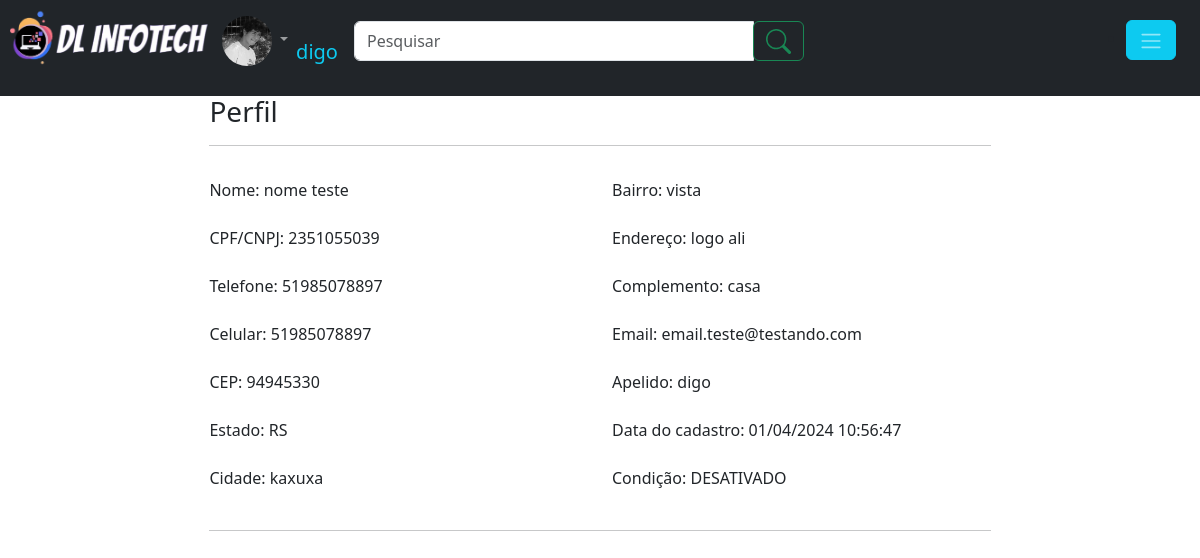
Before: /usuario/perfil.php (signed in) with the older database file.
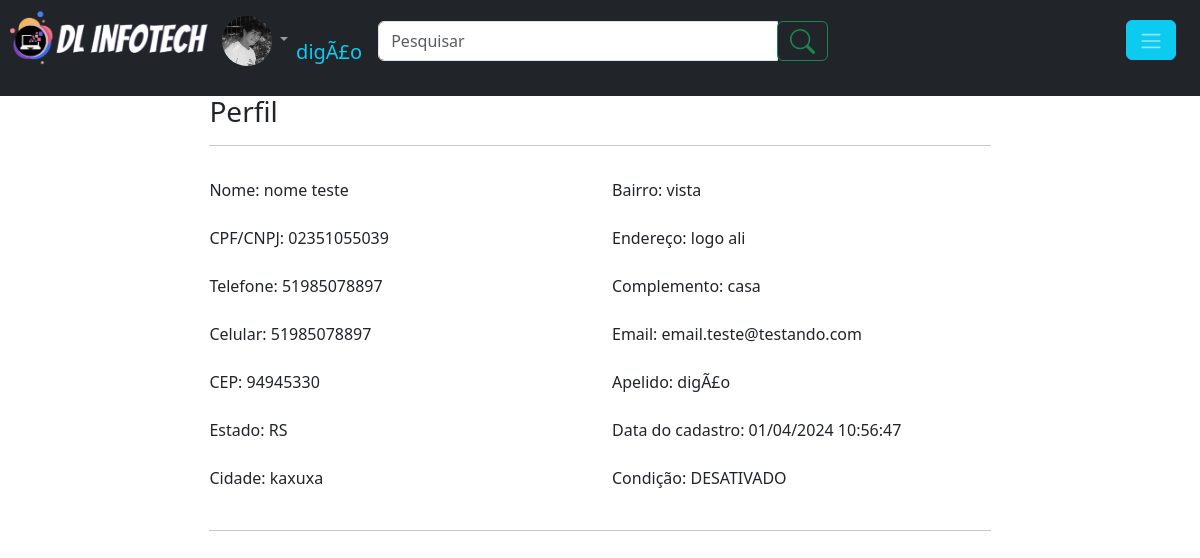
After: the same page with the newer database file.
### tables this page shows
CREATE TABLE `usuarios` (
  `id_usuario` int(11) NOT NULL,
  `nome` varchar(150) NOT NULL,
  `CPF` varchar(14) NOT NULL,
  `telefone` varchar(14) NOT NULL,
  `celular` varchar(14) NOT NULL,
  `CEP` varchar(9) NOT NULL,
  `UF` varchar(30) NOT NULL,
  `cidade` varchar(100) NOT NULL,
  `bairro` varchar(100) NOT NULL,
  `logradouro` varchar(120) NOT NULL,
  `complemento` varchar(60) NOT NULL,
  `email` varchar(100) NOT NULL,
  `senha` varchar(100) NOT NULL,
  `foto` varchar(40) NOT NULL,
  `apelido` varchar(100) NOT NULL,
  `data_entrada` datetime NOT NULL,
  `status` int(1) NOT NULL
);

### verifica_session.php (called while the page is built, shortened)
<?php
if(empty($_SESSION['id_usuario'])){
	$logado = 0;
	session_destroy();
	}else{
	$logado = 1;
        $foto = $_SESSION['foto'];
        $apelido = $_SESSION['apelido'];
	}
?>

### usuario/perfil.php (the view)
<?php
require_once("../verifica_session.php");
require_once("cabecalho.php");
if(!empty($_GET['mensagem'])){
echo '<h3 class="alert alert-secondary text-center" style="margin-top:95px">'.$_GET['mensagem'].'</h3>';
 echo '<div class="container" > <div style="width: 70%;margin:auto;"><h3 >Perfil</h3>' ;}else{
   echo '<div class="container" > <div style="width: 70%;margin:auto;"><h3 style="margin-top:95px">Perfil</h3>';
}
if(!empty($_SESSION['id_usuario'])){
    $sql= 'SELECT * FROM usuarios WHERE id_usuario= ?';
    $consulta = $conexao->prepare($sql);
    $consulta->execute(array($id_usuario));
    $dado = $consulta->fetch(PDO::FETCH_ASSOC);
    $data = DateTime::createFromFormat('Y-m-d H:i:s',$dado['data_entrada'] );
    $data1 = $data->format('d/m/Y H:i:s');
    if($dado['status'] > 0){
        $status = 'ATIVO';
    }else{
        $status = 'DESATIVADO';
        }
}
?>
    <hr/>
<?php
    echo '<form action="#"  method="post" class="">
            <div class="row">
            <div class="col" >
            <div class="mb-3 mt-3">
            <label  class="form-label">Nome:</label>
            <label class="form-label">'.$dado['nome'].'</label>
            </div>
                <div class="mb-3 mt-3">
            <label  class="form-label">CPF/CNPJ:</label>
            <label class="form-label">'.$dado['CPF'].'</label>
            </div>
                <div class="mb-3 mt-3">
            <label  class="form-label">Telefone:</label>
            <label  class="form-label">'.$dado['telefone'].'</label>
            </div>
                <div class="mb-3 mt-3">
            <label  class="form-label">Celular:</label>
            <label  class="form-label">'.$dado['celular'].'</label>
            </div>
                  <div class="mb-3 mt-3">
            <label  class="form-label">CEP:</label>
            <label  class="form-label">'.$dado['CEP'].'</label>
            </div>
                  <div class="mb-3 mt-3">
            <label  class="form-label">Estado:</label>
            <label  class="form-label">'.$dado['UF'].'</label>
            </div>
            <div class="mb-3 mt-3">
            <label  class="form-label">Cidade:</label>
            <label  class="form-label">'.$dado['cidade'].'</label>
            </div>
            </div>
            <div class="col">
            <div class="mb-3 mt-3">
            <label  class="form-label">Bairro:</label>
            <label  class="form-label">'.$dado['bairro'].'</label>
            </div>
                <div class="mb-3 mt-3">
            <label  class="form-label">Endereço:</label>
            <label  class="form-label">'.$dado['logradouro'].'</label>
            </div>
                <div class="mb-3 mt-3">
            <label class="form-label">Complemento:</label>
            <label  class="form-label">'.$dado['complemento'].'</label>
            </div>
                <div class="mb-3 mt-3">
            <label  class="form-label">Email:</label>
            <label  class="form-label">'.$dado['email'].'</label>
            </div>
            <div class="mb-3 mt-3">
            <label  class="form-label">Apelido:</label>
            <label  class="form-label">'.$dado['apelido'].'</label>
            </div>
            <div class="mb-3 mt-3">
            <label  class="form-label">Data do cadastro:</label>
            <label  class="form-label">'.$data1.'</label>
            </div>
            <div class="mb-3 mt-3">
            <label  class="form-label">Condição:</label>
            <label  class="form-label">'.$status.'</label>
            </div>
            </div>
            </div>
        </form><hr/>';
	?>
</div>

### usuario/cabecalho.php (shortened to what this page needs)
<?php
require_once('../verifica_session.php');
?>
<!doctype html>
<html lang="pt-br">
  <head>
    <link href="https://cdn.jsdelivr.net/npm/bootstrap@5.3.3/dist/css/bootstrap.min.css" rel="stylesheet">
	<link rel="stylesheet" href="../css/style.css">
	<link rel="stylesheet" href="../css/modal.css">
</head>
  <body>
	<nav class="navbar navbar-expand-lg navbar-dark bg-dark fixed-top"  >
		<div class="collapse navbar-collapse">
		<ul class="navbar-nav mr-auto mt-2 mt-lg-0 ">
        <li><a href="../index.php"><img src="../img/logo.png" alt="logo image" style="height: 70px"></a></li><?php
			if($logado == 1){
                    $nick = '';
                    if(!empty($apelido)){$nick = $apelido;}else{$nick = $nome;}
                    if(!empty($foto)){$foto_usuario = $foto;}else{$foto_usuario ="user_null.png" ;}
					echo '<li class="nav-item dropdown">
					<a class="nav-link dropdown-toggle" href="#" id="navbarDropdownMenuLink" role="button" data-toggle="dropdown" aria-haspopup="true" aria-expanded="false">
						<img src="../img/foto_usuario/'.$foto_usuario.'" style="border-radius: 50%;width:50px;height:50px;align=left;">
					</a>
					<div class="dropdown-menu" aria-labelledby="navbarDropdownMenuLink">
					  <a class="dropdown-item" href="../index.php">Inicio</a>
					  <a class="dropdown-item" href="../usuario/notificacoes.php">Notificações</a>
					  <a class="dropdown-item" href="perfil.php">Perfil</a>
					  <a class="dropdown-item" href="compras.php">Compras</a>
					  <a class="dropdown-item" href="altera_usuario.php">Configurações</a>
					  <a class="dropdown-item" href="#.php">Suporte</a>
					  <a class="dropdown-item" href="../sair.php">Sair</a>
					  </div><li class="navbar-brand mt-4"><p class="text-info">'.$nick.'</p></li>
				  </li>
				  <li class="navbar-brand mt-2">
					  <form class="form-inline" action="../produtos/procura_produto.php" method="POST">
						<div class="input-group"><input type="search" class="form-control" name="busca_produto" placeholder="Pesquisar" style="width: 400px;" >
						  <div class="input-group-prepend">
							<button class="input-group-text btn btn-outline-success" type="submit">
								<svg xmlns="http://www.w3.org/2000/svg" width="25" height="25" fill="currentColor" class="bi bi-search" viewBox="0 0 16 16">
								<path d="M11.742 10.344a6.5 6.5 0 1 0-1.397 1.398h-.001q.044.06.098.115l3.85 3.85a1 1 0 0 0 1.415-1.414l-3.85-3.85a1 1 0 0 0-.115-.1zM12 6.5a5.5 5.5 0 1 1-11 0 5.5 5.5 0 0 1 11 0"/>
								</svg>
							</button>
						  </div>
						</div>
					  </form>
				  </li>
				  </ul></div>
				  <ul><li><button type="button" class="btn btn-info me-4" data-toggle="modal" data-target="#exampleModal">
					<span class="navbar-toggler-icon"></span>
					</button></li>
					</ul>';
					}
					?></nav>

Changed rows visible on the page:
changed usuarios "nome teste": CPF "2351055039" → "02351055039"; apelido "digo" → "digÃ£o"
Other visible differences:
$nick: "digo" → "digÃ£o"
